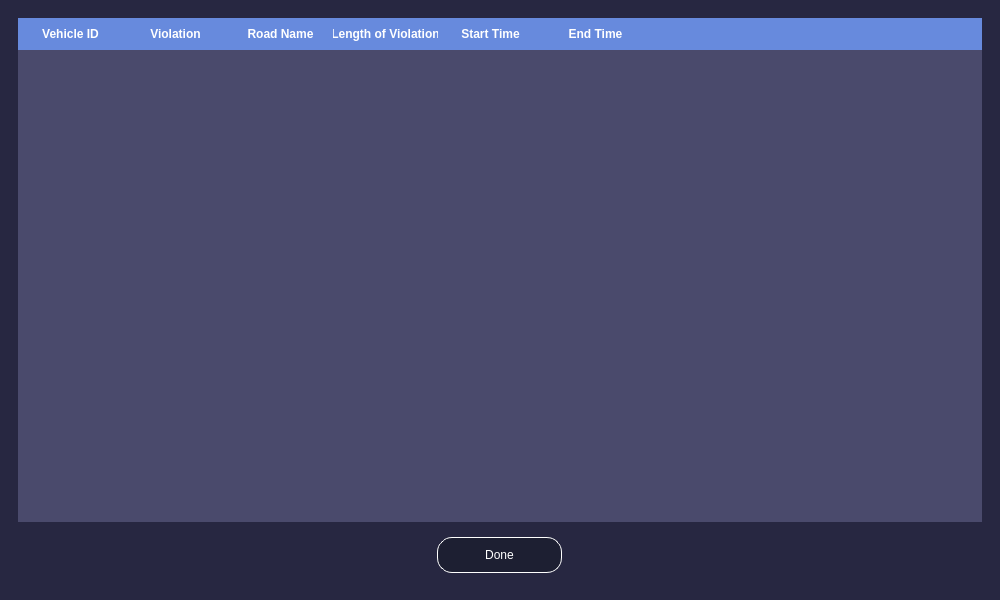
<?xml version="1.0" encoding="UTF-8"?>
<ui version="4.0">
 <class>MainWindow</class>
 <widget class="QMainWindow" name="MainWindow">
  <property name="windowModality">
   <enum>Qt::ApplicationModal</enum>
  </property>
  <property name="geometry">
   <rect>
    <x>0</x>
    <y>0</y>
    <width>1000</width>
    <height>600</height>
   </rect>
  </property>
  <property name="minimumSize">
   <size>
    <width>1000</width>
    <height>600</height>
   </size>
  </property>
  <property name="maximumSize">
   <size>
    <width>1678999</width>
    <height>1678999</height>
   </size>
  </property>
  <property name="windowTitle">
   <string>MainWindow</string>
  </property>
  <widget class="QWidget" name="mainContainer">
   <property name="styleSheet">
    <string notr="true">#mainContainer{
background-color:#272741;
}</string>
   </property>
   <layout class="QHBoxLayout" name="horizontalLayout">
    <item>
     <widget class="QWidget" name="widget" native="true">
      <property name="styleSheet">
       <string notr="true"/>
      </property>
      <layout class="QVBoxLayout" name="verticalLayout">
       <item>
        <widget class="QTableWidget" name="tableWidget">
         <property name="cursor" stdset="0">
          <cursorShape>PointingHandCursor</cursorShape>
         </property>
         <property name="styleSheet">
          <string notr="true">QHeaderView::section {
    background-color: #678ADD;
	 border:none;
   	color:white;
    height: 32px;
	font-style: normal;
	font-weight: bold;
}
QTableWidget{
color:white;
background-color:#4A4A6C;
}</string>
         </property>
         <property name="frameShape">
          <enum>QFrame::NoFrame</enum>
         </property>
         <property name="verticalScrollBarPolicy">
          <enum>Qt::ScrollBarAsNeeded</enum>
         </property>
         <property name="horizontalScrollBarPolicy">
          <enum>Qt::ScrollBarAlwaysOff</enum>
         </property>
         <property name="sizeAdjustPolicy">
          <enum>QAbstractScrollArea::AdjustToContentsOnFirstShow</enum>
         </property>
         <property name="autoScroll">
          <bool>true</bool>
         </property>
         <property name="autoScrollMargin">
          <number>16</number>
         </property>
         <property name="alternatingRowColors">
          <bool>false</bool>
         </property>
         <property name="selectionMode">
          <enum>QAbstractItemView::NoSelection</enum>
         </property>
         <property name="selectionBehavior">
          <enum>QAbstractItemView::SelectColumns</enum>
         </property>
         <property name="textElideMode">
          <enum>Qt::ElideRight</enum>
         </property>
         <property name="verticalScrollMode">
          <enum>QAbstractItemView::ScrollPerItem</enum>
         </property>
         <property name="showGrid">
          <bool>false</bool>
         </property>
         <property name="gridStyle">
          <enum>Qt::NoPen</enum>
         </property>
         <property name="rowCount">
          <number>0</number>
         </property>
         <attribute name="horizontalHeaderVisible">
          <bool>true</bool>
         </attribute>
         <attribute name="horizontalHeaderCascadingSectionResizes">
          <bool>false</bool>
         </attribute>
         <attribute name="horizontalHeaderDefaultSectionSize">
          <number>105</number>
         </attribute>
         <attribute name="horizontalHeaderHighlightSections">
          <bool>false</bool>
         </attribute>
         <attribute name="horizontalHeaderStretchLastSection">
          <bool>true</bool>
         </attribute>
         <attribute name="verticalHeaderVisible">
          <bool>false</bool>
         </attribute>
         <attribute name="verticalHeaderMinimumSectionSize">
          <number>23</number>
         </attribute>
         <attribute name="verticalHeaderHighlightSections">
          <bool>false</bool>
         </attribute>
         <column>
          <property name="text">
           <string>Vehicle ID</string>
          </property>
         </column>
         <column>
          <property name="text">
           <string>Violation</string>
          </property>
          <property name="textAlignment">
           <set>AlignCenter</set>
          </property>
          <property name="background">
           <color>
            <red>255</red>
            <green>0</green>
            <blue>255</blue>
           </color>
          </property>
         </column>
         <column>
          <property name="text">
           <string>Road Name</string>
          </property>
         </column>
         <column>
          <property name="text">
           <string>Length of Violation</string>
          </property>
          <property name="textAlignment">
           <set>AlignCenter</set>
          </property>
         </column>
         <column>
          <property name="text">
           <string>Start Time</string>
          </property>
         </column>
         <column>
          <property name="text">
           <string>End Time</string>
          </property>
         </column>
         <column>
          <property name="text">
           <string/>
          </property>
         </column>
         <column>
          <property name="text">
           <string/>
          </property>
         </column>
        </widget>
       </item>
       <item>
        <widget class="QWidget" name="widget_2" native="true">
         <property name="styleSheet">
          <string notr="true">#btnDone{
background-color:#1D1F32;
color:white;
border:1px solid white;
border-radius:15px;
}</string>
         </property>
         <layout class="QVBoxLayout" name="verticalLayout_2">
          <item alignment="Qt::AlignHCenter">
           <widget class="QPushButton" name="btnDone">
            <property name="minimumSize">
             <size>
              <width>125</width>
              <height>36</height>
             </size>
            </property>
            <property name="cursor">
             <cursorShape>PointingHandCursor</cursorShape>
            </property>
            <property name="text">
             <string>Done</string>
            </property>
           </widget>
          </item>
         </layout>
        </widget>
       </item>
      </layout>
     </widget>
    </item>
   </layout>
  </widget>
 </widget>
 <resources/>
 <connections/>
</ui>
